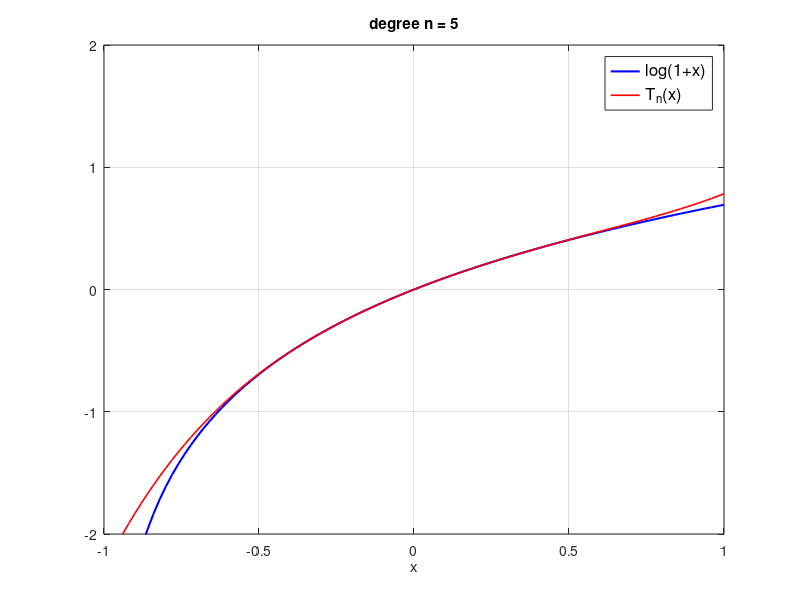

MATLAB code for this plot:
%ex1: log(1+x)
clear
close all
%degree n
n = 5
%graphs for x=a...b
a=-1
b=1
x=a:(b-a)/100:b;
f= @(x) log(1+x)
x0=0

Tn=0
%factorial(k)=k!
for k=1:n
    Tn=Tn+(-1)^(k-1)/k * x.^k; 
end

plot(x,f(x),'b','linewidth',1.5)
hold
plot(x,Tn,'r','linewidth',1.2)
hold off
grid
xlabel('x')
legend({'log(1+x)','T_n(x)'},'fontsize',12)
title(['degree n = ',num2str(n)])
ylim([-2,2])
